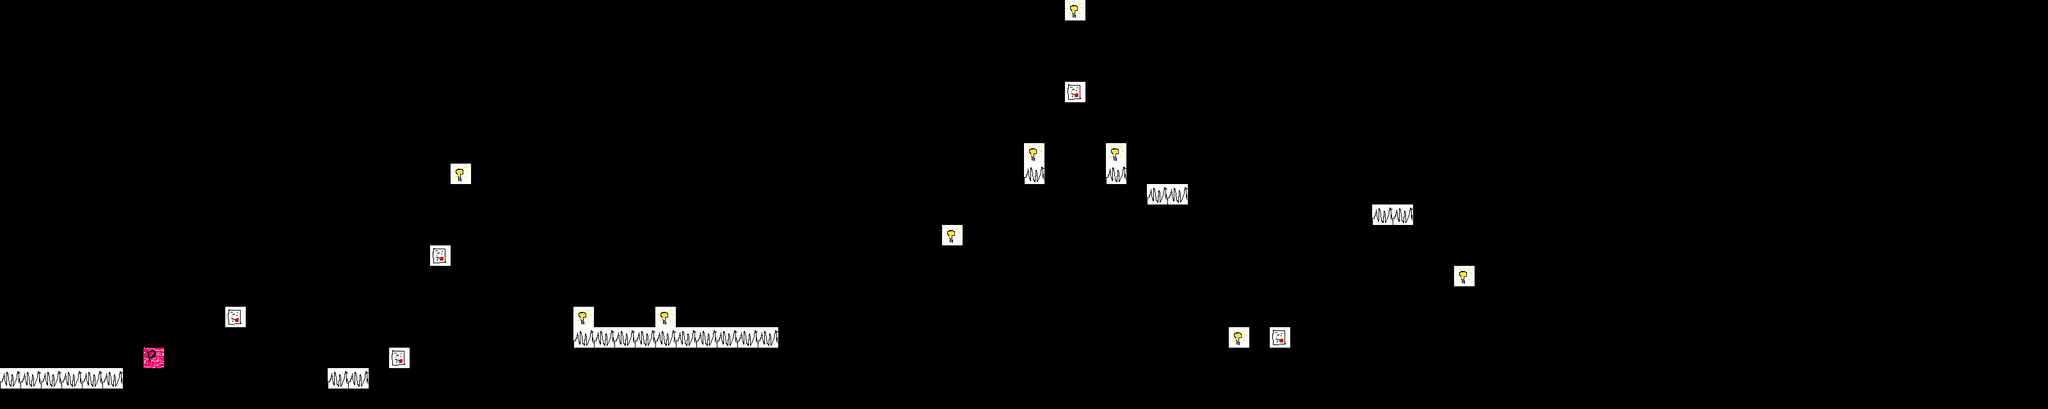

A level layout from a 2D game, rendered from its tile map. Below: a short description, then the map file with tile-grid data replaced by summaries:
An orthogonal 100x20 tile map with 32x32 px tiles, 6 tile layers (collision, certificates, trap, player, ...).

<map version="1.0" orientation="orthogonal" renderorder="right-down" width="100" height="20" tilewidth="32" tileheight="32" nextobjectid="1">
 <tileset firstgid="1" name="tiledMap" tilewidth="32" tileheight="32" tilecount="12" columns="6">
  <image source="tiledMap.png" width="192" height="64" />
 </tileset>
 <layer name="collision" width="100" height="20">
  <data>[2000 cells, 445 non-empty, 1 distinct tile ids]</data>
 </layer>
 <layer name="certificates" width="100" height="20">
  <data>[2000 cells, 5 non-empty, 1 distinct tile ids]</data>
 </layer>
 <layer name="trap" width="100" height="20">
  <data>[2000 cells, 24 non-empty, 1 distinct tile ids]</data>
 </layer>
 <layer name="player" width="100" height="20">
  <data>[2000 cells, 1 non-empty, 1 distinct tile ids]</data>
 </layer>
 <layer name="goblin" width="100" height="20">
  <data>[2000 cells, 0 non-empty, 0 distinct tile ids]</data>
 </layer>
 <layer name="light" width="100" height="20">
  <data>[2000 cells, 9 non-empty, 1 distinct tile ids]</data>
 </layer>
</map>
